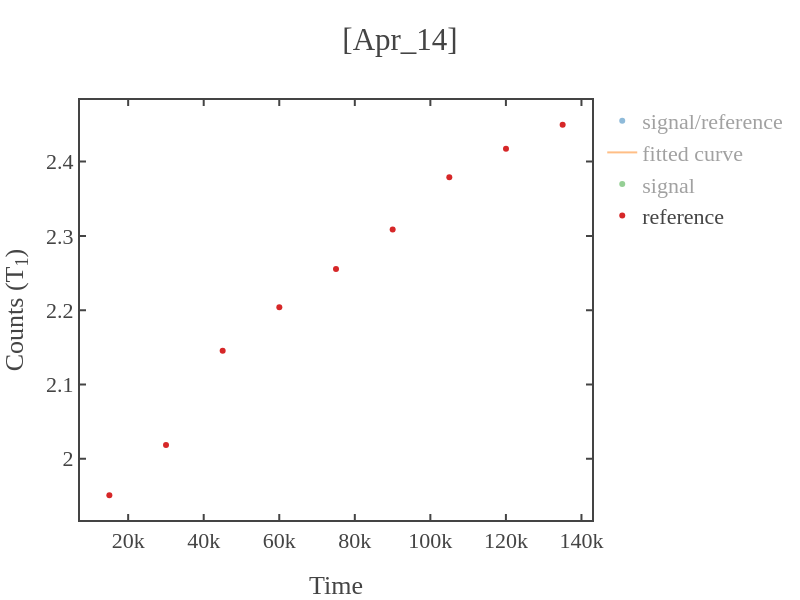

Notebook code for this chart:
### Code cell
# loading the data 
load_data = dict(np.load(total_path))
time_axis,signal_photon,reference_samples,signal_samples = data_to_time_signal(load_data,samples,first=first_sig_ref)


x=time_axis[1:]
y=signal_photon[1:]
guess_parameters = np.array([0.7,1,100e3])  # input these paramters(serially) with your guess  
fitting_function = 'exp'   # y0+y_max*np.exp(-x/tau)
fitting_range = False   # for x-axis 

# fitting the data
x_fit,y_fit,coefficient,error_bars = fit_func(x,y,fit_range=fitting_range,func=fitting_function,guess_params=guess_parameters) 
if len(str(int(coefficient[2])))>7 or coefficient[2]<0:
    print('Fitted lifetime seems too long (more than 10ms) or negative.')
    print('If not expected for T1 exp, retry with increasing or decreasing the evolution time of the sequence.')
# plotting the data 
fig1 = simple_plot(x,y,show=False,x_name = "Time",y_name = "Counts (T<sub>1</sub>)",mode='markers',title=f'{date}',curve_name='signal/reference')
fig2 = simple_plot(x_fit,y_fit,show=False,x_name = "Time",y_name = "Counts (T<sub>1</sub>)",mode='lines',title=f'{date}',curve_name='fitted curve')
fig3 = simple_plot(x,signal_samples[1:],show=False,x_name = "Time",y_name = "Counts (T<sub>1</sub>)",mode='markers',title=f'{date}',curve_name='signal')
fig4 = simple_plot(x,reference_samples[1:],show=False,x_name = "Time",y_name = "Counts (T<sub>1</sub>)",mode='markers',title=f'{date}',curve_name='reference')

add_figures([fig1,fig2,fig3,fig4],show=True,x_name = "Time",y_name = "Counts (T<sub>1</sub>)",title=f'[{date}]')

### Figure 1 — Plotly figure (JSON) as saved in the notebook; plotly's stock layout.template omitted (floating-point values rounded to 4 significant figures)
{"data": [{"mode": "markers", "name": "signal/reference", "showlegend": true, "type": "scatter", "visible": "legendonly", "x": [15020, 30020, 45020, 60020, 75020, 90020, 105020, 120020, 135020], "y": [0.9929, 0.9598, 0.8837, 0.87, 0.8471, 0.8257, 0.7975, 0.7876, 0.7953]}, {"mode": "lines", "name": "fitted curve", "showlegend": true, "type": "scatter", "visible": "legendonly", "x": [15020, 30020, 45020, 60020, 75020, 90020, 105020, 120020, 135020], "y": [0.9984, 0.943, 0.9002, 0.8671, 0.8416, 0.8219, 0.8067, 0.7949, 0.7858]}, {"mode": "markers", "name": "signal", "showlegend": true, "type": "scatter", "visible": "legendonly", "x": [15020, 30020, 45020, 60020, 75020, 90020, 105020, 120020, 135020], "y": [1.937, 1.937, 1.896, 1.917, 1.911, 1.906, 1.897, 1.904, 1.948]}, {"mode": "markers", "name": "reference", "showlegend": true, "type": "scatter", "visible": true, "x": [15020, 30020, 45020, 60020, 75020, 90020, 105020, 120020, 135020], "y": [1.951, 2.018, 2.145, 2.204, 2.255, 2.309, 2.379, 2.417, 2.45]}], "layout": {"height": 600, "title": {"text": "[Apr_14]"}, "width": 800, "xaxis": {"autorange": true, "range": [7250.0, 142800.0], "title": {"text": "Time"}, "type": "linear"}, "yaxis": {"autorange": true, "range": [1.918, 2.483], "title": {"text": "Counts (T<sub>1</sub>)"}, "type": "linear"}}}
